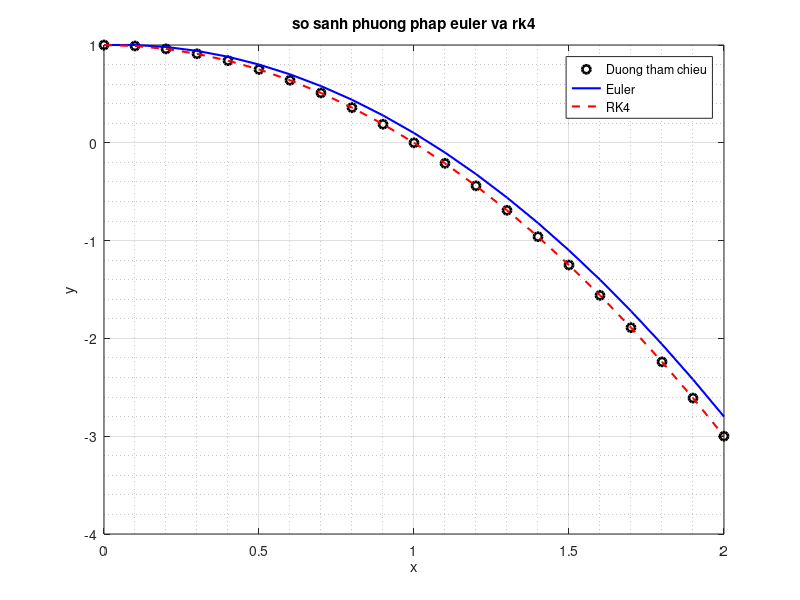

Here is the MATLAB script that generated this plot:
function compare_euler_rk4_simple
    % khai bao tham so
    x0 = 0;        % Gia tri ban dau cua x 
    y0 = 1;        % gia tri y, y(0) = 1
    h = 0.1;       % step
    Xend = 2;      % diem cuoi

    %tao vector x
    x = x0:h:Xend;
    m = length(x);

    % khoi tao mang luu gia tri
    y_euler = zeros(1, m);
    y_rk4 = zeros(1, m);
    y_ref = zeros(1, m); % nghiem tham chieu

    % set gia tri ban ??u
    y_euler(1) = y0;
    y_rk4(1) = y0;

    % nghiem tham chieu: y(x) = -x^2 + 1
    for i = 1:m
        y_ref(i) = -x(i)^2 + 1;
    end

    % phuong phap euler
    for i = 1:m-1
        y_euler(i+1) = y_euler(i) + h * (-2 * x(i)); % dy/dx = -2x
    end

    % Phuong phap RK4
    for i = 1:m-1
        k1 = -2 * x(i);
        k2 = -2 * (x(i) + h/2);
        k3 = -2 * (x(i) + h/2);
        k4 = -2 * (x(i) + h);
        y_rk4(i+1) = y_rk4(i) + (h/6) * (k1 + 2*k2 + 2*k3 + k4);
    end

    % Ve do thi so sanh
    figure;
    plot(x, y_ref, 'ko', 'LineWidth', 2, 'DisplayName', 'Duong tham chieu'); % mau den, dau tron
    hold on;
    plot(x, y_euler, 'b-', 'LineWidth', 1.5, 'DisplayName', 'Euler');        % xanh duong, duong lien
    plot(x, y_rk4, 'r--', 'LineWidth', 1.5, 'DisplayName', 'RK4');           % do, duong dut
    grid on;
    legend;
    xlabel('x');
    ylabel('y');
    title('so sanh phuong phap euler va rk4');
    grid on;
    grid minor;
end